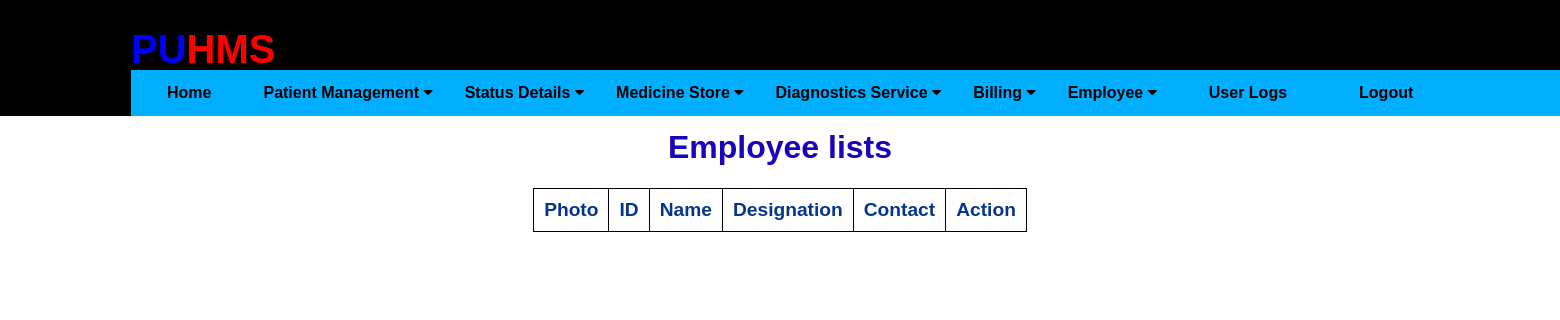
Before: /list_employees (signed in) with the older database file.
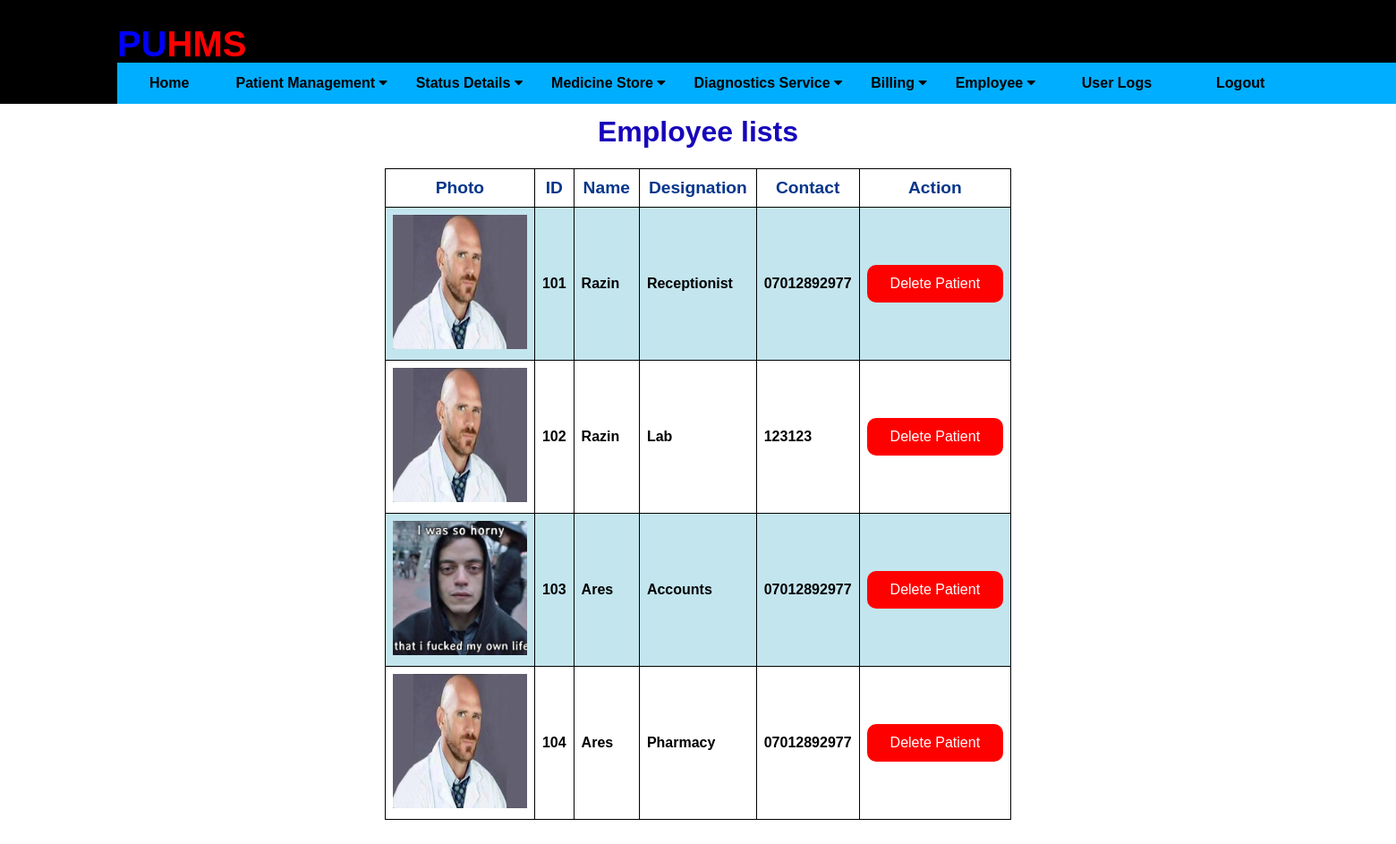
After: the same page with the newer database file.
### application/db.py (models this page shows)
class Employee(db.Model):
    __tablename__ = 'employee_data'
    eid = db.Column(db.Integer, primary_key=True)
    ename = db.Column(db.String(20), nullable=False)
    empid = db.Column(db.Integer, default=random.randint(10000, 99999), unique=True)
    edesignation = db.Column(db.String(20))
    ecnum = db.Column(db.String(20))
    efname = db.Column(db.String(20))
    emname = db.Column(db.String(20))
    eenum = db.Column(db.String(20))
    enid = db.Column(db.Integer)
    paddr = db.Column(db.String)
    edob = db.Column(db.String(20))
    epaddress = db.Column(db.String)
    eedu = db.Column(db.String)
    ejobinfo = db.Column(db.String)
    ephoto = db.Column(db.String(255), nullable=False, default="default.jpg")
    emppassword = db.Column(db.String(255), nullable=False, default="hospital")

### application/routes.py (the view)
@app.route('/list_employees', methods=['GET'])
def list_employees():
    if 'username' in session:
        employees = Employee.query.all()
        return render_template('listEmployees.html', employees=employees)
    else:
        return "<h1>You do not have permission to perform this action. Please go back</h1>"

### application/templates/listEmployees.html (shortened to what this page needs)
{% extends "layout.html" %}
{% block content %}
        <div class="form1">
            <h1 style="text-align: center; color: rgb(23, 5, 187);">Employee lists</h1>
            <table >
        <tr>
            <th>Photo</th>
            <th>ID</th>
            <th>Name</th>
            <th>Designation</th>
            <th>Contact</th>
            <th>Action</th>
        </tr>
        {% for employee in employees %}
        <tr>
            <td> <img src="/static/ephotos/{{ employee.ephoto }}" height="150px" width="150px"/></td>
            <td> {{ employee.empid }} </td>
            <td> {{ employee.ename }} </td>
            <td> {{ employee.edesignation }} </td>
            <td> {{ employee.ecnum }} </td>
            <td><button type="button" class="dbutton" onclick="window.location='remove_employee/{{ employee.eid }}'"> Delete Patient </button></td>
        </tr>
        {% endfor %}
    </table>
    <br>
        </div>
    {% endblock %}

### application/templates/layout.html (shortened to what this page needs)
<!DOCTYPE html>
<html>
<head>
    <link rel="stylesheet" href="https://cdnjs.cloudflare.com/ajax/libs/font-awesome/4.7.0/css/font-awesome.min.css">
    <link rel="stylesheet" href="{{ url_for('static', filename='css/main.css') }}">
</head>
<body>
    {% include "includes/header.html" %}
    {% block content %}{% endblock %}
</body>
</html>

### application/templates/includes/header.html (shortened to what this page needs)
<header>
    <div class="heading">
        <h1 id="logo" style="color: blue; display: inline-flex; font-size: 40px;">PU
            <div style="color: red; display: inline-flex; font-size: 40px;">HMS</div>
        </h1>
    </div>
    <div class="links">
        <nav class="navbar">
            {% if session.get('username') %}
            <div class="home"><a href="{{ url_for('home') }}">Home</a></div>
            <div class="dropdown">
                <button class="dropbtn">Patient Management
                    <i class="fa fa-caret-down"></i>
                </button>
            </div>
            {% endif %}
            {% if session.get('username') %}
            <div class="dropdown">
                <button class="dropbtn">Status Details
                    <i class="fa fa-caret-down"></i>
                </button>
            </div>
            {% endif %}
            {% if session.get('username') %}
            <div class="dropdown">
                <button class="dropbtn">Medicine Store
                    <i class="fa fa-caret-down"></i>
                </button>
            </div>
            {% endif %}
            {% if session.get('username') %}
            <div class="dropdown">
                <button class="dropbtn">Diagnostics Service
                    <i class="fa fa-caret-down"></i>
                </button>
            </div>
            {% endif %}
            {% if session.get('username') %}
            <div class="dropdown">
                <button class="dropbtn">Billing
                    <i class="fa fa-caret-down"></i>
                </button>
            </div>
            {% endif %}
            {% if session.get('username') %}
            <div class="dropdown">
                <button class="dropbtn">Employee
                    <i class="fa fa-caret-down"></i>
                </button>
            </div>
            <div class="user"><a href="{{ url_for('user_activity') }}">User Logs</a></div>
            {% endif %}
            <div class="logout"><a href="{{ url_for('logout') }}">Logout</a></div>
        </nav>
    </div>
</header>

### application/static/css/main.css (style rules this page uses)
header { background-color: black; height: 116px; position: absolute; top: 0; left: 0; width: 100%; }
html { overflow-y: scroll; overflow-x: hidden; }
body { font-family: Arial, Helvetica, sans-serif; height: 100%; display: flex; flex-direction: column; }
#logo { color: rgb(7, 162, 252); display: inline-flex; position: absolute; left: 131px; }
.navbar { overflow: hidden; background-color: rgb(0, 174, 255); }
.navbar a { float: left; font-size: 16px; color: black; font-weight: bolder; text-align: center; padding: 14px 36px; text-decoration: none; }
.dropdown { float: left; overflow: hidden; }
.dropdown .dropbtn { font-size: 16px; font-weight: bolder; border: none; outline: none; color: black; padding: 14px 16px; background-color: inherit; font-family: inherit; margin: 0; }
.links { width: 1510px; position: absolute; left: 131px; top: 70px; }
.form1 { padding: 100px 0; width: auto; margin: auto; }
table, th, td { border: 1px solid black; border-collapse: collapse; }
a { text-decoration: none; }

### application/templates/layout.html (style rules this page uses)
table { font-family: arial, sans-serif; border-collapse: collapse; width: 100%; }
td { border: 1px solid #dddddd; text-align: left; font-weight: bold; padding: 8px; }
th { border: 1px solid #dddddd; width: auto; color: #06368a; text-align: center; font-size: larger; font-weight: bolder; padding: 10px; }
tr:nth-child(even) { background-color: #c3e5ee; }
.dbutton { background-color: #ff0000;; border: 2px; border-radius: 10px; color: white; padding: 12px 26px; text-align: center; text-decoration: none; display: inline-block; font-size: 16px; }

Changed rows visible on the page:
added Employee: ephoto (placeholder picture), empid "101", ename "Razin", edesignation "Receptionist", ecnum "07012892977"
added Employee: ephoto (placeholder picture), empid "102", ename "Razin", edesignation "Lab", ecnum "123123"
added Employee: ephoto (picture), empid "103", ename "Ares", edesignation "Accounts", ecnum "07012892977"
added Employee: ephoto (placeholder picture), empid "104", ename "Ares", edesignation "Pharmacy", ecnum "07012892977"
